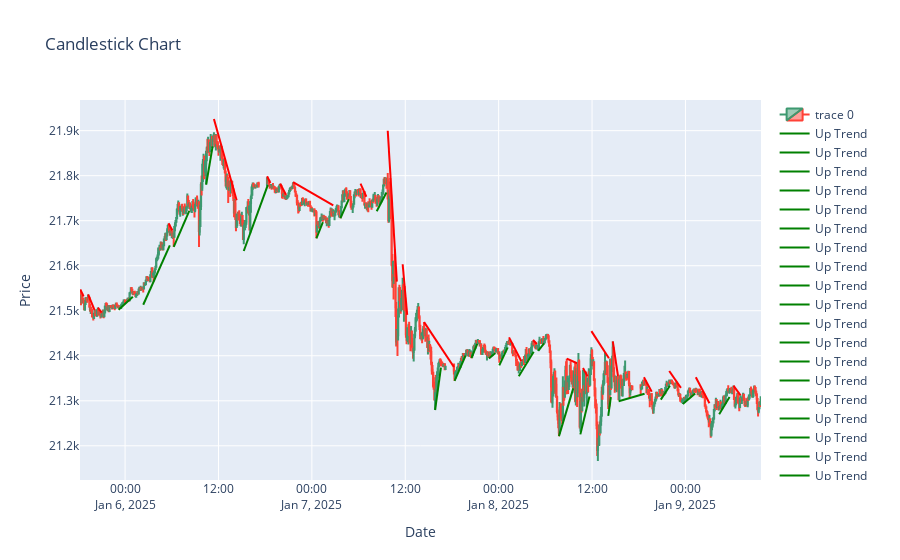

Notebook source saved alongside this figure:
### Code cell
df['Date'] = pd.to_datetime(df['Date'])
plot_candlestick_with_trends(df, trends)

### Figure 1 — Plotly figure (JSON) as saved in the notebook; plotly's stock layout.template omitted (floating-point values rounded to 4 significant figures; data arrays with more than 128 entries replaced by an {"elided": "..."} marker saying what was removed)
{"data": [{"close": {"elided": "1010 float values"}, "high": {"elided": "1010 float values"}, "low": {"elided": "1010 float values"}, "open": {"elided": "1010 float values"}, "type": "candlestick", "x": {"elided": "1010 str values"}}, {"line": {"color": "green", "width": 2}, "mode": "lines", "name": "Up Trend", "type": "scatter", "x": ["2025-01-05T23:10:00", "2025-01-06T01:00:00"], "y": [21502, 21531]}, {"line": {"color": "green", "width": 2}, "mode": "lines", "name": "Up Trend", "type": "scatter", "x": ["2025-01-06T02:20:00", "2025-01-06T05:45:00"], "y": [21510.0, 21650.0]}, {"line": {"color": "green", "width": 2}, "mode": "lines", "name": "Up Trend", "type": "scatter", "x": ["2025-01-06T06:15:00", "2025-01-06T08:15:00"], "y": [21642, 21720.0]}, {"line": {"color": "green", "width": 2}, "mode": "lines", "name": "Up Trend", "type": "scatter", "x": ["2025-01-06T10:25:00", "2025-01-06T11:15:00"], "y": [21780.0, 21860.0]}, {"line": {"color": "green", "width": 2}, "mode": "lines", "name": "Up Trend", "type": "scatter", "x": ["2025-01-06T15:15:00", "2025-01-06T18:20:00"], "y": [21630.0, 21780.0]}, {"line": {"color": "green", "width": 2}, "mode": "lines", "name": "Up Trend", "type": "scatter", "x": ["2025-01-07T00:35:00", "2025-01-07T01:25:00"], "y": [21661, 21700.0]}, {"line": {"color": "green", "width": 2}, "mode": "lines", "name": "Up Trend", "type": "scatter", "x": ["2025-01-07T03:40:00", "2025-01-07T04:45:00"], "y": [21710.0, 21750.0]}, {"line": {"color": "green", "width": 2}, "mode": "lines", "name": "Up Trend", "type": "scatter", "x": ["2025-01-07T08:20:00", "2025-01-07T09:35:00"], "y": [21720.0, 21760.0]}, {"line": {"color": "green", "width": 2}, "mode": "lines", "name": "Up Trend", "type": "scatter", "x": ["2025-01-07T15:50:00", "2025-01-07T16:35:00"], "y": [21280.0, 21370.0]}, {"line": {"color": "green", "width": 2}, "mode": "lines", "name": "Up Trend", "type": "scatter", "x": ["2025-01-07T18:20:00", "2025-01-07T19:45:00"], "y": [21340.0, 21400.0]}, {"line": {"color": "green", "width": 2}, "mode": "lines", "name": "Up Trend", "type": "scatter", "x": ["2025-01-07T20:30:00", "2025-01-07T21:15:00"], "y": [21390.0, 21430.0]}, {"line": {"color": "green", "width": 2}, "mode": "lines", "name": "Up Trend", "type": "scatter", "x": ["2025-01-07T22:45:00", "2025-01-07T23:35:00"], "y": [21390.0, 21410.0]}, {"line": {"color": "green", "width": 2}, "mode": "lines", "name": "Up Trend", "type": "scatter", "x": ["2025-01-08T00:05:00", "2025-01-08T01:10:00"], "y": [21380.0, 21420.0]}, {"line": {"color": "green", "width": 2}, "mode": "lines", "name": "Up Trend", "type": "scatter", "x": ["2025-01-08T02:35:00", "2025-01-08T04:30:00"], "y": [21350.0, 21410.0]}, {"line": {"color": "green", "width": 2}, "mode": "lines", "name": "Up Trend", "type": "scatter", "x": ["2025-01-08T05:05:00", "2025-01-08T05:50:00"], "y": [21411, 21430.0]}, {"line": {"color": "green", "width": 2}, "mode": "lines", "name": "Up Trend", "type": "scatter", "x": ["2025-01-08T07:45:00", "2025-01-08T09:35:00"], "y": [21220.0, 21330.0]}, {"line": {"color": "green", "width": 2}, "mode": "lines", "name": "Up Trend", "type": "scatter", "x": ["2025-01-08T10:30:00", "2025-01-08T11:40:00"], "y": [21230.0, 21310.0]}, {"line": {"color": "green", "width": 2}, "mode": "lines", "name": "Up Trend", "type": "scatter", "x": ["2025-01-08T14:05:00", "2025-01-08T14:25:00"], "y": [21270.0, 21310.0]}, {"line": {"color": "green", "width": 2}, "mode": "lines", "name": "Up Trend", "type": "scatter", "x": ["2025-01-08T15:25:00", "2025-01-08T18:45:00"], "y": [21300.0, 21320.0]}, {"line": {"color": "green", "width": 2}, "mode": "lines", "name": "Up Trend", "type": "scatter", "x": ["2025-01-08T20:50:00", "2025-01-08T22:00:00"], "y": [21300.0, 21330.0]}, {"line": {"color": "green", "width": 2}, "mode": "lines", "name": "Up Trend", "type": "scatter", "x": ["2025-01-08T23:40:00", "2025-01-09T01:15:00"], "y": [21293, 21320.0]}, {"line": {"color": "green", "width": 2}, "mode": "lines", "name": "Up Trend", "type": "scatter", "x": ["2025-01-09T04:20:00", "2025-01-09T05:40:00"], "y": [21270.0, 21310.0]}, {"line": {"color": "red", "width": 2}, "mode": "lines", "name": "Down Trend", "type": "scatter", "x": ["2025-01-05T18:15:00", "2025-01-05T18:40:00"], "y": [21550.0, 21530.0]}, {"line": {"color": "red", "width": 2}, "mode": "lines", "name": "Down Trend", "type": "scatter", "x": ["2025-01-05T19:15:00", "2025-01-05T20:05:00"], "y": [21540.0, 21500.0]}, {"line": {"color": "red", "width": 2}, "mode": "lines", "name": "Down Trend", "type": "scatter", "x": ["2025-01-05T20:30:00", "2025-01-05T21:00:00"], "y": [21507, 21500.0]}, {"line": {"color": "red", "width": 2}, "mode": "lines", "name": "Down Trend", "type": "scatter", "x": ["2025-01-06T05:35:00", "2025-01-06T06:05:00"], "y": [21690.0, 21680.0]}, {"line": {"color": "red", "width": 2}, "mode": "lines", "name": "Down Trend", "type": "scatter", "x": ["2025-01-06T11:25:00", "2025-01-06T14:20:00"], "y": [21930.0, 21750.0]}, {"line": {"color": "red", "width": 2}, "mode": "lines", "name": "Down Trend", "type": "scatter", "x": ["2025-01-06T18:15:00", "2025-01-06T18:40:00"], "y": [21800.0, 21780.0]}, {"line": {"color": "red", "width": 2}, "mode": "lines", "name": "Down Trend", "type": "scatter", "x": ["2025-01-06T19:55:00", "2025-01-06T20:40:00"], "y": [21782, 21760.0]}, {"line": {"color": "red", "width": 2}, "mode": "lines", "name": "Down Trend", "type": "scatter", "x": ["2025-01-06T21:35:00", "2025-01-07T02:45:00"], "y": [21790.0, 21730.0]}, {"line": {"color": "red", "width": 2}, "mode": "lines", "name": "Down Trend", "type": "scatter", "x": ["2025-01-07T06:15:00", "2025-01-07T07:00:00"], "y": [21780.0, 21750.0]}, {"line": {"color": "red", "width": 2}, "mode": "lines", "name": "Down Trend", "type": "scatter", "x": ["2025-01-07T09:45:00", "2025-01-07T10:55:00"], "y": [21900.0, 21560.0]}, {"line": {"color": "red", "width": 2}, "mode": "lines", "name": "Down Trend", "type": "scatter", "x": ["2025-01-07T11:40:00", "2025-01-07T12:15:00"], "y": [21600.0, 21490.0]}, {"line": {"color": "red", "width": 2}, "mode": "lines", "name": "Down Trend", "type": "scatter", "x": ["2025-01-07T14:25:00", "2025-01-07T18:15:00"], "y": [21470.0, 21370.0]}, {"line": {"color": "red", "width": 2}, "mode": "lines", "name": "Down Trend", "type": "scatter", "x": ["2025-01-08T01:20:00", "2025-01-08T02:55:00"], "y": [21440.0, 21390.0]}, {"line": {"color": "red", "width": 2}, "mode": "lines", "name": "Down Trend", "type": "scatter", "x": ["2025-01-08T04:25:00", "2025-01-08T04:55:00"], "y": [21430.0, 21430.0]}, {"line": {"color": "red", "width": 2}, "mode": "lines", "name": "Down Trend", "type": "scatter", "x": ["2025-01-08T08:45:00", "2025-01-08T10:05:00"], "y": [21390.0, 21380.0]}, {"line": {"color": "red", "width": 2}, "mode": "lines", "name": "Down Trend", "type": "scatter", "x": ["2025-01-08T10:50:00", "2025-01-08T11:25:00"], "y": [21370.0, 21350.0]}, {"line": {"color": "red", "width": 2}, "mode": "lines", "name": "Down Trend", "type": "scatter", "x": ["2025-01-08T11:55:00", "2025-01-08T14:10:00"], "y": [21450.0, 21390.0]}, {"line": {"color": "red", "width": 2}, "mode": "lines", "name": "Down Trend", "type": "scatter", "x": ["2025-01-08T14:40:00", "2025-01-08T15:20:00"], "y": [21430.0, 21355]}, {"line": {"color": "red", "width": 2}, "mode": "lines", "name": "Down Trend", "type": "scatter", "x": ["2025-01-08T18:40:00", "2025-01-08T19:40:00"], "y": [21350.0, 21320.0]}, {"line": {"color": "red", "width": 2}, "mode": "lines", "name": "Down Trend", "type": "scatter", "x": ["2025-01-08T21:55:00", "2025-01-08T23:25:00"], "y": [21370.0, 21330.0]}, {"line": {"color": "red", "width": 2}, "mode": "lines", "name": "Down Trend", "type": "scatter", "x": ["2025-01-09T01:20:00", "2025-01-09T03:05:00"], "y": [21350.0, 21290.0]}, {"line": {"color": "red", "width": 2}, "mode": "lines", "name": "Down Trend", "type": "scatter", "x": ["2025-01-09T06:10:00", "2025-01-09T07:05:00"], "y": [21330.0, 21310.0]}], "layout": {"title": {"text": "Candlestick Chart"}, "xaxis": {"rangeslider": {"visible": false}, "title": {"text": "Date"}}, "yaxis": {"title": {"text": "Price"}}}}
